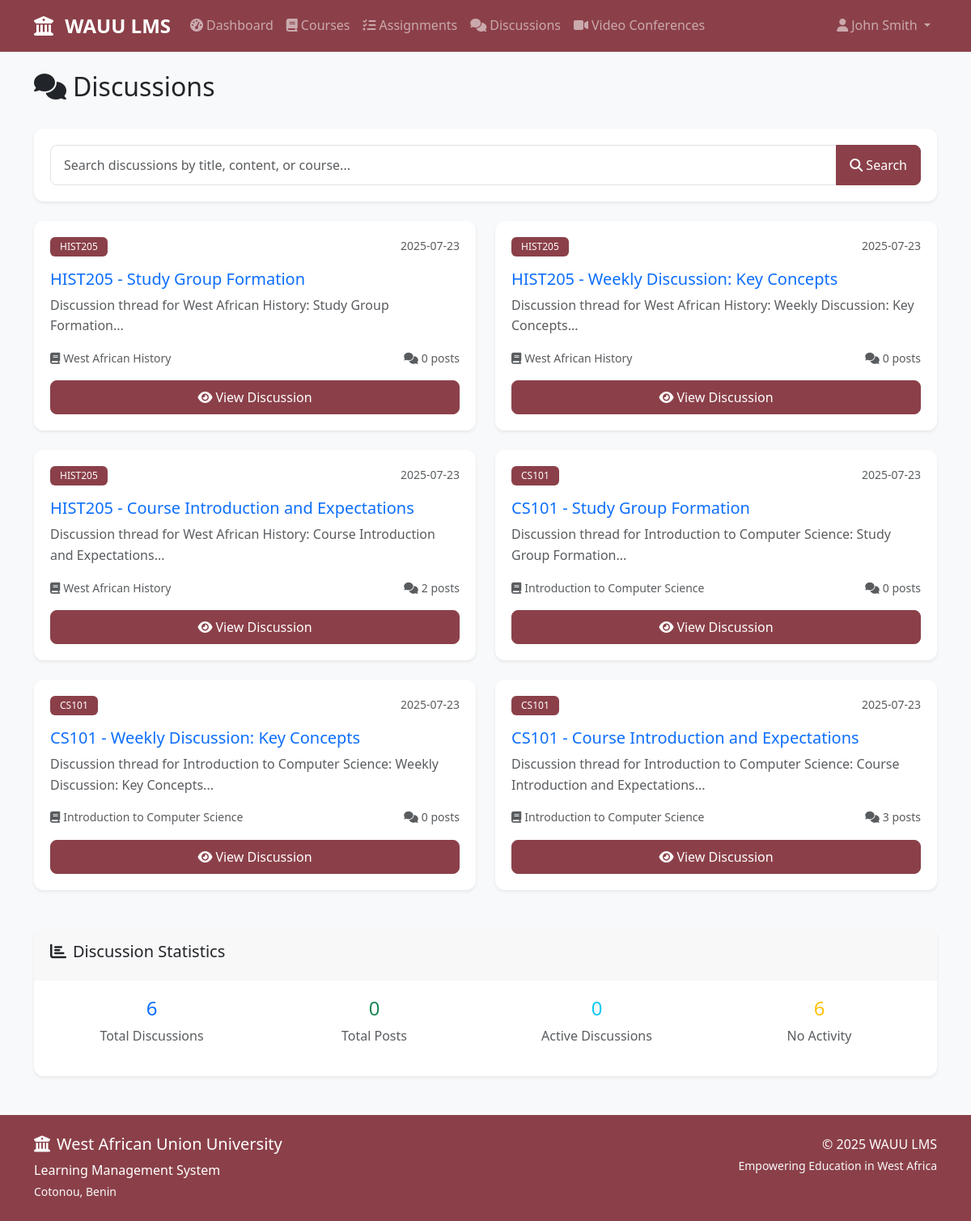
Screenshot of /discussions (signed in) with the database file from the repository.
### models.py (models this page shows, shortened)
class User(UserMixin, db.Model):
    id = db.Column(db.Integer, primary_key=True)
    username = db.Column(db.String(64), unique=True, nullable=False)
    email = db.Column(db.String(120), unique=True, nullable=False)
    password_hash = db.Column(db.String(256))
    first_name = db.Column(db.String(64), nullable=False)
    last_name = db.Column(db.String(64), nullable=False)
    role = db.Column(db.String(20), nullable=False, default='student')  # student, lecturer, admin
    created_at = db.Column(db.DateTime, default=datetime.utcnow)
    enrollments = db.relationship('Enrollment', backref='user', lazy='dynamic')
    taught_courses = db.relationship('Course', backref='lecturer', lazy='dynamic')
    submissions = db.relationship('Submission', backref='student', lazy='dynamic')
    posts = db.relationship('Post', backref='author', lazy='dynamic')
    grades = db.relationship('Grade', backref='student', lazy='dynamic')
    def get_full_name(self):
        return f"{self.first_name} {self.last_name}"
    def is_admin(self):
        return self.role == 'admin'
    def is_lecturer(self):
        return self.role == 'lecturer'
    def is_student(self):
        return self.role == 'student'

class Discussion(db.Model):
    id = db.Column(db.Integer, primary_key=True)
    title = db.Column(db.String(200), nullable=False)
    description = db.Column(db.Text)
    course_id = db.Column(db.Integer, db.ForeignKey('course.id'), nullable=False)
    created_at = db.Column(db.DateTime, default=datetime.utcnow)
    posts = db.relationship('Post', backref='discussion', lazy='dynamic', cascade='all, delete-orphan')

class Course(db.Model):
    id = db.Column(db.Integer, primary_key=True)
    code = db.Column(db.String(20), unique=True, nullable=False)
    title = db.Column(db.String(200), nullable=False)
    description = db.Column(db.Text)
    lecturer_id = db.Column(db.Integer, db.ForeignKey('user.id'), nullable=False)
    created_at = db.Column(db.DateTime, default=datetime.utcnow)
    enrollments = db.relationship('Enrollment', backref='course', lazy='dynamic', cascade='all, delete-orphan')
    assignments = db.relationship('Assignment', backref='course', lazy='dynamic', cascade='all, delete-orphan')
    discussions = db.relationship('Discussion', backref='course', lazy='dynamic', cascade='all, delete-orphan')

### routes.py (the view, shortened to what this page needs)
@app.route('/discussions')
@login_required
def discussions():
    search_query = request.args.get('search', '').strip()
    if current_user.is_student():
        enrolled_courses = db.session.query(Course).join(Enrollment).filter(Enrollment.user_id == current_user.id).all()
        course_ids = [c.id for c in enrolled_courses]
        discussions_query = Discussion.query.filter(Discussion.course_id.in_(course_ids))
        if search_query:
            discussions_query = discussions_query.filter(
                db.or_(
                    Discussion.title.ilike(f'%{search_query}%'),
                    Discussion.description.ilike(f'%{search_query}%')
                )
            )
        discussions = discussions_query.order_by(Discussion.created_at.desc()).all()
    elif current_user.is_lecturer():
        my_courses = Course.query.filter_by(lecturer_id=current_user.id).all()
        course_ids = [c.id for c in my_courses]
        discussions_query = Discussion.query.filter(Discussion.course_id.in_(course_ids))
        discussions = discussions_query.order_by(Discussion.created_at.desc()).all()
    return render_template('discussions.html', discussions=discussions, search_query=search_query)

### app.py (called while the page is built)
@login_manager.user_loader
def load_user(user_id):
    from models import User
    return User.query.get(int(user_id))

### templates/discussions.html (shortened to what this page needs)
{% extends "base.html" %}
{% block content %}
<div class="d-flex justify-content-between align-items-center mb-4">
    <h2><i class="fas fa-comments me-2"></i>Discussions</h2>
</div>
<div class="card mb-4">
    <div class="card-body">
        <form method="GET" action="{{ url_for('discussions') }}">
            <div class="input-group">
                <input type="text" class="form-control" name="search"
                       placeholder="Search discussions by title, content, or course..."
                       value="{{ search_query or '' }}">
                <button class="btn wauu-btn" type="submit">
                    <i class="fas fa-search me-1"></i>Search
                </button>
            </div>
        </form>
    </div>
</div>
{% if discussions %}
<div class="row">
    {% for discussion in discussions %}
    <div class="col-md-6 mb-4">
        <div class="card h-100">
            <div class="card-body">
                <div class="d-flex justify-content-between align-items-start mb-3">
                    <span class="badge wauu-bg">{{ discussion.course.code }}</span>
                    <small class="text-muted">{{ discussion.created_at.strftime('%Y-%m-%d') }}</small>
                </div>
                <h5 class="card-title">
                    <a href="{{ url_for('discussion_detail', discussion_id=discussion.id) }}" class="text-decoration-none">
                        {{ discussion.title }}
                    </a>
                </h5>
                <p class="card-text text-muted">{{ discussion.description[:120] }}...</p>
                <div class="mt-auto">
                    <div class="d-flex justify-content-between align-items-center mb-3">
                        <small class="text-muted">
                            <i class="fas fa-book me-1"></i>{{ discussion.course.title }}
                        </small>
                        <small class="text-muted">
                            <i class="fas fa-comments me-1"></i>{{ discussion.posts.count() }} posts
                        </small>
                    </div>
                    {% set recent_posts = [] %}
                    <div class="d-grid mt-3">
                        <a href="{{ url_for('discussion_detail', discussion_id=discussion.id) }}" class="btn wauu-btn">
                            <i class="fas fa-eye me-1"></i>View Discussion
                        </a>
                    </div>
                </div>
            </div>
        </div>
    </div>
    {% endfor %}
</div>
{% if current_user.is_lecturer() %}
<div class="row mt-4">
    <div class="col-12">
        <div class="card">
            <div class="card-header">
                <h5><i class="fas fa-chart-bar me-2"></i>Discussion Statistics</h5>
            </div>
            <div class="card-body">
                <div class="row text-center">
                    <div class="col-md-3">
                        <h4 class="text-primary">{{ discussions|length }}</h4>
                        <p class="text-muted">Total Discussions</p>
                    </div>
                    <div class="col-md-3">
                        <h4 class="text-success">
                            {% set total_posts = 0 %}
                            {% for discussion in discussions %}
                                {% set total_posts = total_posts + discussion.posts.count() %}
                            {% endfor %}
                            {{ total_posts }}
                        </h4>
                        <p class="text-muted">Total Posts</p>
                    </div>
                    <div class="col-md-3">
                        <h4 class="text-info">
                            {% set active_discussions = 0 %}
                            {% for discussion in discussions %}
                                {% if discussion.posts.count() > 0 %}
                                    {% set active_discussions = active_discussions + 1 %}
                                {% endif %}
                            {% endfor %}
                            {{ active_discussions }}
                        </h4>
                        <p class="text-muted">Active Discussions</p>
                    </div>
                    <div class="col-md-3">
                        <h4 class="text-warning">{{ discussions|length - active_discussions }}</h4>
                        <p class="text-muted">No Activity</p>
                    </div>
                </div>
            </div>
        </div>
    </div>
</div>
{% endif %}
{% endif %}
{% endblock %}

### templates/base.html (shortened to what this page needs)
<!DOCTYPE html>
<html lang="en">
<head>
    <link href="https://cdn.jsdelivr.net/npm/bootstrap@5.3.0/dist/css/bootstrap.min.css" rel="stylesheet">
    <link rel="stylesheet" href="https://cdnjs.cloudflare.com/ajax/libs/font-awesome/6.4.0/css/all.min.css">
    <link rel="stylesheet" href="{{ url_for('static', filename='css/style.css') }}">
</head>
<body>
    <nav class="navbar navbar-expand-lg navbar-dark wauu-navbar">
        <div class="container">
            <a class="navbar-brand" href="{{ url_for('dashboard') }}">
                <i class="fas fa-university me-2"></i>
                <strong>WAUU LMS</strong>
            </a>
            {% if current_user.is_authenticated %}
            <div class="collapse navbar-collapse" id="navbarNav">
                <ul class="navbar-nav me-auto">
                    <li class="nav-item">
                        <a class="nav-link" href="{{ url_for('dashboard') }}">
                            <i class="fas fa-tachometer-alt me-1"></i>Dashboard
                        </a>
                    </li>
                    <li class="nav-item">
                        <a class="nav-link" href="{{ url_for('courses') }}">
                            <i class="fas fa-book me-1"></i>Courses
                        </a>
                    </li>
                    <li class="nav-item">
                        <a class="nav-link" href="{{ url_for('assignments') }}">
                            <i class="fas fa-tasks me-1"></i>Assignments
                        </a>
                    </li>
                    <li class="nav-item">
                        <a class="nav-link" href="{{ url_for('discussions') }}">
                            <i class="fas fa-comments me-1"></i>Discussions
                        </a>
                    </li>
                    <li class="nav-item">
                        <a class="nav-link" href="{{ url_for('video_conferences') }}">
                            <i class="fas fa-video me-1"></i>Video Conferences
                        </a>
                    </li>
                </ul>
                <ul class="navbar-nav">
                    <li class="nav-item dropdown">
                        <a class="nav-link dropdown-toggle" href="#" role="button" data-bs-toggle="dropdown">
                            <i class="fas fa-user me-1"></i>{{ current_user.get_full_name() }}
                        </a>
                    </li>
                </ul>
            </div>
            {% endif %}
        </div>
    </nav>
    <main class="container my-4">
        {% block content %}{% endblock %}
    </main>
    <footer class="wauu-footer mt-5 py-4">
        <div class="container">
            <div class="row">
                <div class="col-md-6">
                    <h5><i class="fas fa-university me-2"></i>West African Union University</h5>
                    <p class="mb-0">Learning Management System</p>
                    <small class="text-light">Cotonou, Benin</small>
                </div>
                <div class="col-md-6 text-md-end">
                    <p class="mb-0">© 2025 WAUU LMS</p>
                    <small class="text-light">Empowering Education in West Africa</small>
                </div>
            </div>
        </div>
    </footer>
</body>
</html>

### static/css/style.css (style rules this page uses)
:root { --wauu-wine: #8b4049; --wauu-wine-dark: #722f37; --wauu-wine-light: #a45a63; }
.wauu-bg { background-color: var(--wauu-wine) !important; }
.wauu-navbar { background-color: var(--wauu-wine) !important; }
.wauu-footer { background-color: var(--wauu-wine) !important; color: white; }
.wauu-btn { background-color: var(--wauu-wine); border-color: var(--wauu-wine); color: white; }
body { font-family: 'Segoe UI', Tahoma, Geneva, Verdana, sans-serif; background-color: #f8f9fa; line-height: 1.6; }
.navbar-brand { font-weight: 700; font-size: 1.5rem; }
.nav-link { font-weight: 500; transition: all 0.3s ease; }
.card { border: none; border-radius: 0.75rem; box-shadow: 0 0.125rem 0.25rem rgba(0, 0, 0, 0.075); transition: all 0.3s ease; }
.card-header { border-bottom: none; border-radius: 0.75rem 0.75rem 0 0 !important; padding: 1rem 1.25rem; }
.card-body { padding: 1.25rem; }
.btn { border-radius: 0.5rem; font-weight: 500; padding: 0.5rem 1rem; transition: all 0.3s ease; }
.form-control { border-radius: 0.5rem; border: 1px solid #dee2e6; padding: 0.75rem 1rem; transition: all 0.3s ease; }
.badge { font-weight: 500; padding: 0.375rem 0.75rem; border-radius: 0.375rem; }
.wauu-footer { margin-top: auto; }

### rows the page displays
User: get_full_name "John Smith"
Discussion: course.code "HIST205", created_at "2025-07-23", title "HIST205 - Study Group Formation", description "Discussion thread for West African History: Study Group Formation", course "West African History", posts.count "0"
Discussion: course.code "HIST205", created_at "2025-07-23", title "HIST205 - Weekly Discussion: Key Concepts", description "Discussion thread for West African History: Weekly Discussion: Key Concepts", course "West African History", posts.count "0"
Discussion: course.code "HIST205", created_at "2025-07-23", title "HIST205 - Course Introduction and Expectations", description "Discussion thread for West African History: Course Introduction and Expectations", course "West African History", posts.count "2"
Discussion: course.code "CS101", created_at "2025-07-23", title "CS101 - Study Group Formation", description "Discussion thread for Introduction to Computer Science: Study Group Formation", course "Introduction to Computer Science", posts.count "0"
Discussion: course.code "CS101", created_at "2025-07-23", title "CS101 - Weekly Discussion: Key Concepts", description "Discussion thread for Introduction to Computer Science: Weekly Discussion: Key Concepts", course "Introduction to Computer Science", posts.count "0"
Discussion: course.code "CS101", created_at "2025-07-23", title "CS101 - Course Introduction and Expectations", description "Discussion thread for Introduction to Computer Science: Course Introduction and Expectations", course "Introduction to Computer Science", posts.count "3"

### other values shown
{{ discussions|length }} "6"
{{ total_posts }} "0"
{{ active_discussions }} "0"
{{ discussions|length - active_discussions }} "6"
